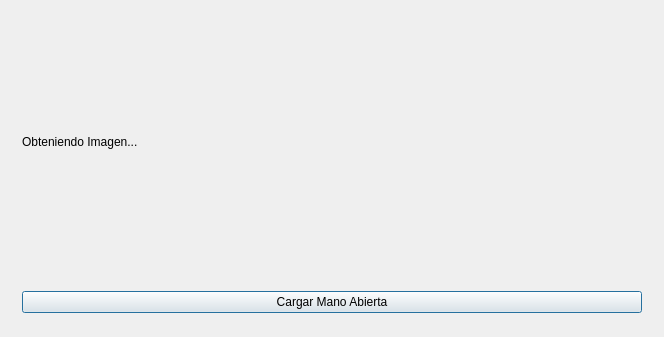
<?xml version="1.0" encoding="UTF-8"?>
<ui version="4.0">
 <class>HandDiagnosticClass</class>
 <widget class="QDialog" name="HandDiagnosticClass">
  <property name="geometry">
   <rect>
    <x>0</x>
    <y>0</y>
    <width>664</width>
    <height>337</height>
   </rect>
  </property>
  <property name="windowTitle">
   <string>Diagnóstico de estado de la mano</string>
  </property>
  <layout class="QVBoxLayout" name="verticalLayout">
   <item>
    <widget class="QWidget" name="widget" native="true">
     <layout class="QHBoxLayout" name="horizontalLayout">
      <item>
       <widget class="QLabel" name="label">
        <property name="minimumSize">
         <size>
          <width>320</width>
          <height>240</height>
         </size>
        </property>
        <property name="maximumSize">
         <size>
          <width>320</width>
          <height>240</height>
         </size>
        </property>
        <property name="text">
         <string>Obteniendo Imagen...</string>
        </property>
       </widget>
      </item>
      <item>
       <widget class="QLabel" name="handState">
        <property name="text">
         <string/>
        </property>
        <property name="pixmap">
         <pixmap resource="../../Resources/resources.qrc">:/HandState/hand_open.jpg</pixmap>
        </property>
       </widget>
      </item>
     </layout>
    </widget>
   </item>
   <item>
    <widget class="QWidget" name="widget_2" native="true">
     <layout class="QGridLayout" name="gridLayout">
      <item row="0" column="0">
       <widget class="QPushButton" name="but">
        <property name="text">
         <string>Cargar Mano Abierta</string>
        </property>
       </widget>
      </item>
     </layout>
    </widget>
   </item>
  </layout>
 </widget>
 <layoutdefault spacing="6" margin="11"/>
 <resources>
  <include location="../../Resources/resources.qrc"/>
  <include location="../../Resources/resources.qrc"/>
  <include location="../../Resources/resources.qrc"/>
 </resources>
 <connections>
  <connection>
   <sender>but</sender>
   <signal>clicked()</signal>
   <receiver>HandDiagnosticClass</receiver>
   <slot>proceder()</slot>
   <hints>
    <hint type="sourcelabel">
     <x>374</x>
     <y>244</y>
    </hint>
    <hint type="destinationlabel">
     <x>422</x>
     <y>333</y>
    </hint>
   </hints>
  </connection>
 </connections>
 <slots>
  <slot>proceder()</slot>
 </slots>
</ui>
